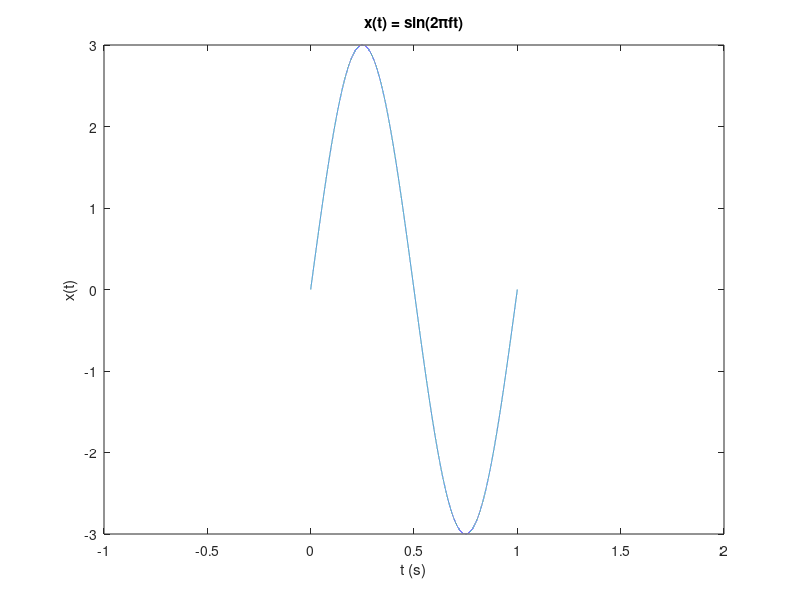
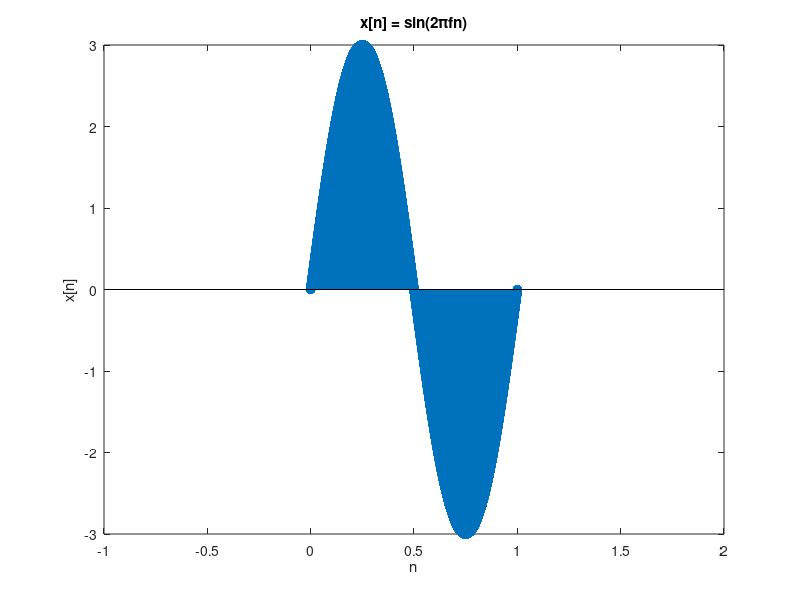

The MATLAB script that drew these images, in order:
% signals.m
%   Signals Demonstration
%   author: RJ Macaranas

f = 1; % frequency of sine wave (Hz)
A = 3; % amplitude of the sine wave
Fs = 44.1e3; % sampling frequency (Hz)
tstart = 0; % start time (s)
tstop = 1; % stop time (s)
tstep = 1/Fs; % sample time (s)

% time values from tstart to tstop in tstep increments
t = tstart: tstep: tstop;

% sine wave, x(t) = sin(2πft) = sin(omega * t)
x = A * sin(2*pi*f*t); 

% continuous-time (CT) we can use plot
fig = plot(t, x); title("x(t) = sin(2πft)"); 
xlim([-1 2]); xlabel("t (s)"); ylabel("x(t)");
pause(5);
saveas(fig, "figures/1/1.png")

% discrete-time (DT) we can use stem
fig = stem(t, x); title("x[n] = sin(2πfn)"); 
xlim([-1 2]); xlabel("n"); ylabel("x[n]"); 
pause(5);
saveas(fig, "figures/1/2.png")


% to observe time shift, we can redefine x
tshift = 0.5; % time shift (s)
plot(t, x); title("x(t) = sin(2πft)"); 
xlim([-1 2]); xlabel("t (s)"); ylabel("x(t)"); 
pause(2);

for dt = 0: 0.1*tshift: tshift
    x = A * sin(2*pi*f * (t - dt));
    plot(t, x); title("x(t) = sin(2πf (t - dt)"); 
    xlim([-1 2]); xlabel("t (s)"); ylabel("x(t)");
    pause(1);
end
